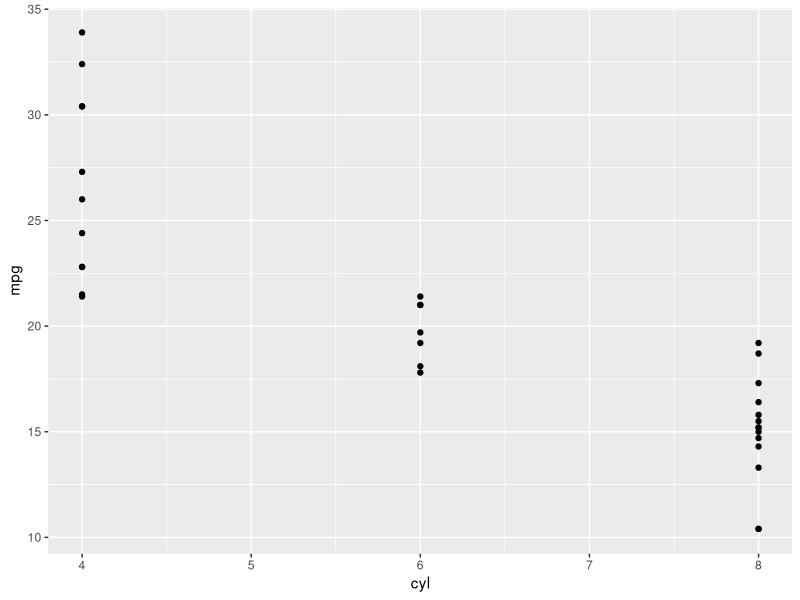
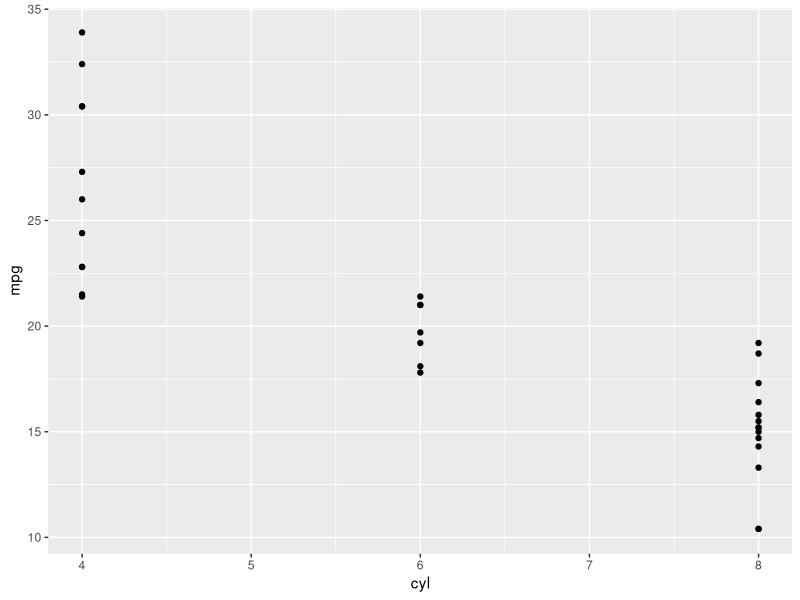

Write the R code that produced these figures, in order.
data(mtcars)
library(dplyr)
library(ggplot2)

mpg_by_cyl <- mtcars %>% 
  group_by(cyl) %>% 
  summarise(avg_mpg = mean(mpg))

ggplot(mtcars) +
  geom_point(aes(cyl, mpg))

ggsave("cyl_vs_mpg.pdf")
